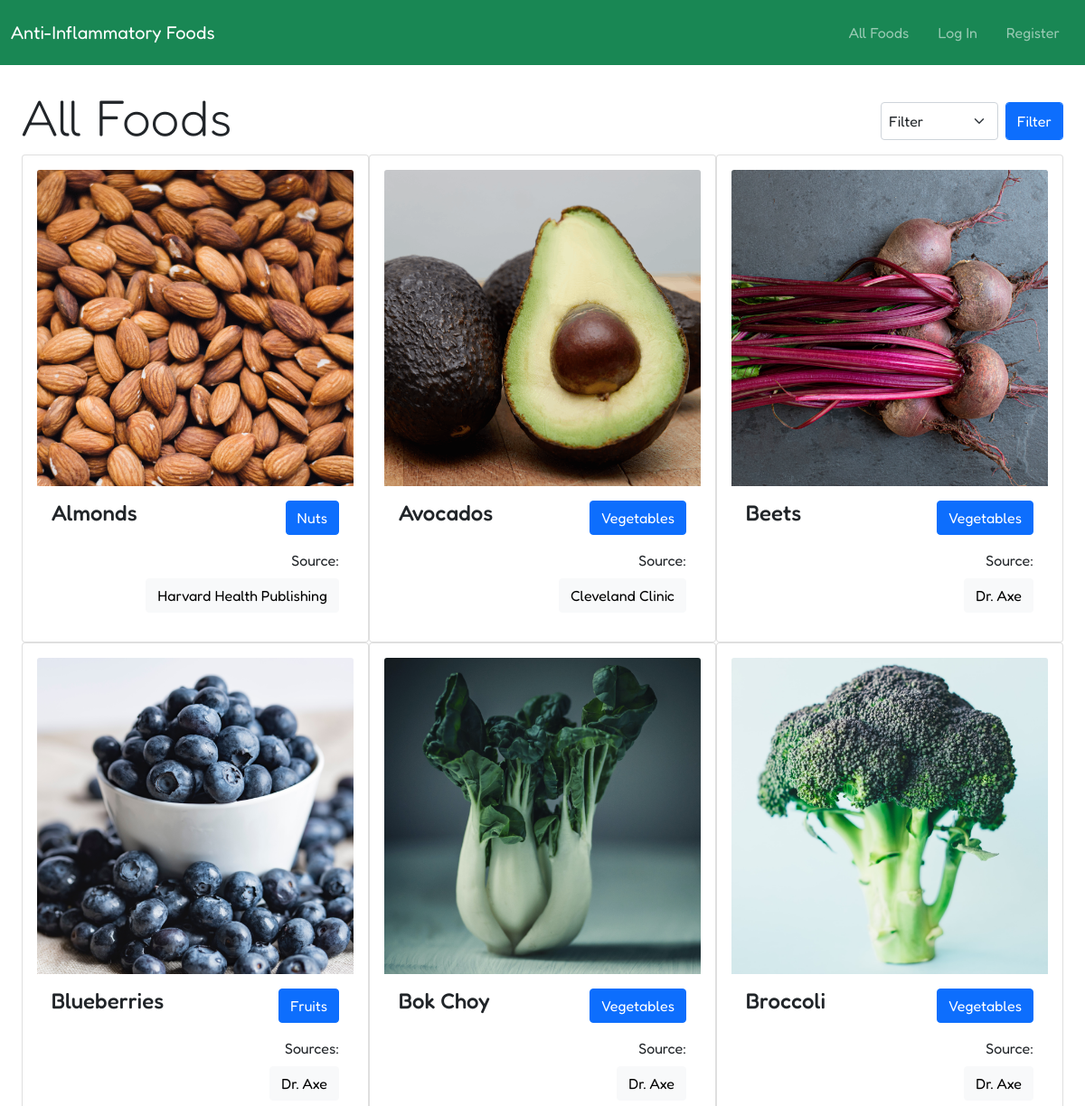
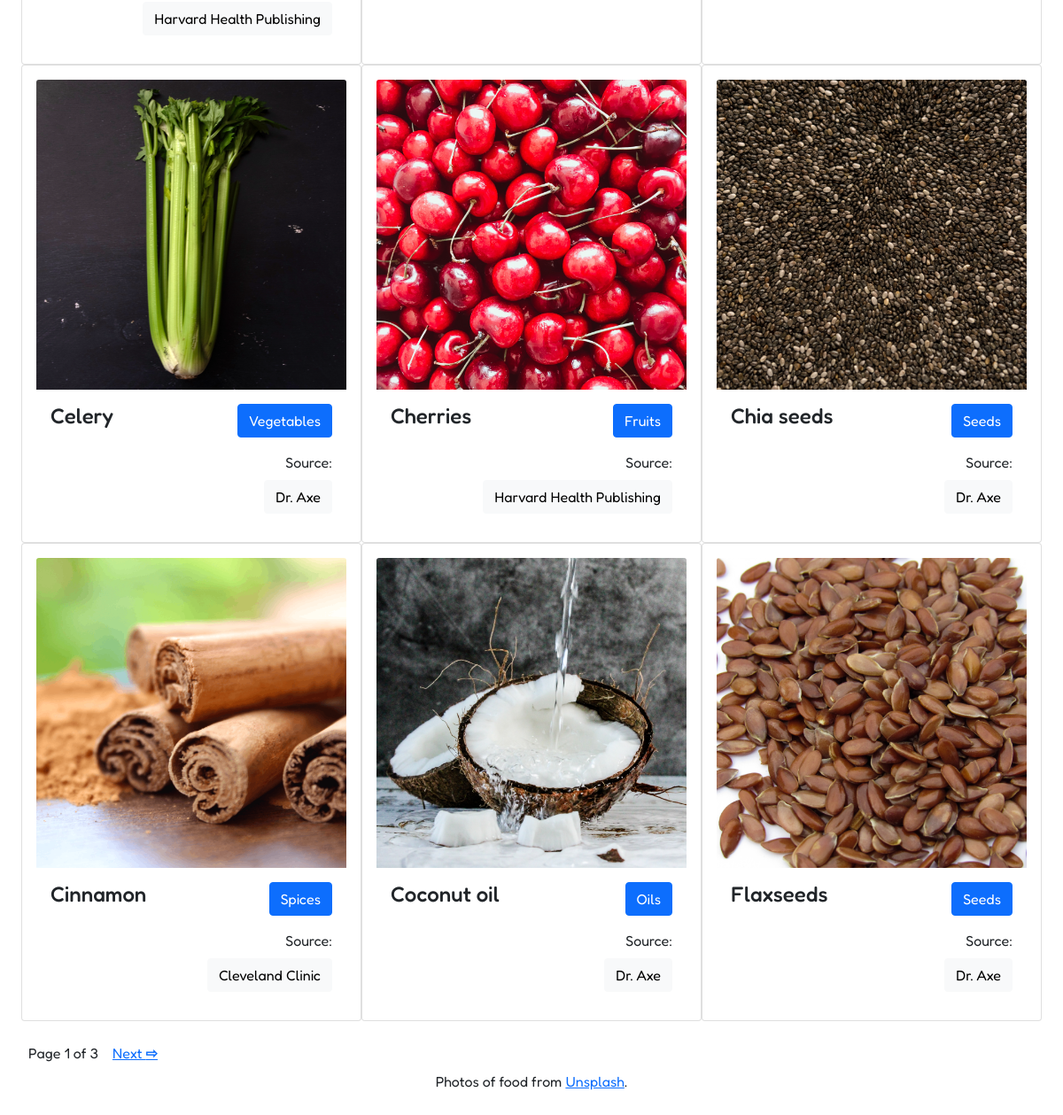
The page / on the database its author committed (2 pictures, top to bottom).
### list/models.py (models this page shows, shortened)
class Food(models.Model):
  id = models.AutoField(primary_key=True)
  name = models.CharField(max_length=100, unique=True)
  category = models.ManyToManyField('Category', related_name='foods')
  source = models.ManyToManyField('Source', related_name='foods')
  in_moderation = models.BooleanField(default=False)

class Category(models.Model):
  id = models.AutoField(primary_key=True)
  name = models.CharField(max_length=100, unique=True)

class Source(models.Model):
  id = models.AutoField(primary_key=True)
  name = models.CharField(max_length=100, unique=True)
  url = models.CharField(max_length=200, default="")

### list/views.py (the view, shortened to what this page needs)
# urls.py: path('', views.index, name='index'),
def index(request):
    if request.user.is_authenticated:
        active_user = User.objects.get(username=request.user)
        if List.objects.filter(user=active_user).count() == 0:
            foods = Food.objects.all().order_by("name")
        else:
            to_exclude = List.objects.get(user=active_user)
            foods = Food.objects.exclude(id__in=to_exclude.foods.all()).order_by("name")
    else:
        foods = Food.objects.all().order_by("name")
    categories = Category.objects.all()
    sources = Source.objects.all()
    category_name = ""
    paginator = Paginator(foods, 12)
    page_num = request.GET.get("page")
    page_obj = paginator.get_page(page_num)
    return render(request, "list/index.html", {
        "foods": page_obj,
        "foods_count": foods.count(),
        "categories": categories,
        "category": category_name,
        "sources": sources,
    })

### list/templates/list/index.html (shortened to what this page needs)
{% extends "list/layout.html" %}
{% load static %}
{% block body %}
  <div class="d-flex flex-column flex-sm-row align-items-center justify-content-between">
    {% if category %}
      <h1 class="display-4">{{ category }}</h1>
    {% else %}
      <h1 class="display-4">All Foods</h1>
    {% endif %}
    <form action="{% url 'index' %}" method="get" class="d-flex" style="width:210px;">
      <select name="filter" class="form-select p-2 m-2 form-control" aria-label="Filter by categoy">
        <option selected>Filter</option>
      </select>
      <input type="submit" value="Filter" class="btn btn-primary form-control mt-2 mb-2" style="width:80px;"/>
    </form>
  </div>
  <div class="d-flex flex-wrap">
    {% for food in foods %}
      <div class="card col-12 col-md-6 col-xl-4 col-xxl-3 p-3" data-food-id="{{ food.id }}">
        <img src="{% static 'images/' %}{{ food.id }}.png" alt="{{ food.name }}" class="card-img-top">
        <div class="card-body">
          <div class="d-flex justify-content-between">
            <h4 class="card-title">{{ food.name }}</h4>
            <a class="btn btn-primary" href="/?filter={{ food.category.first.id }}">{{ food.category.first.name }}</a>
          </div>
          <div class="mt-3">
            <div class="float-end d-flex justify-content-end flex-column">
              <span class="card-text text-end ml-2">
                {% if food.source.all.count > 1 %}
                  Sources:
                {% else %}
                  Source:
                {% endif %}
              </span>
              {% for source in food.source.all.values %}
                <div class="mt-2 d-flex justify-content-end">
                  <a href="{{ source.url }}" class="btn btn-light" target="_blank">{{ source.name }}</a>
                </div>
              {% endfor %}
            </div>
          </div>
        </div>
      </div>
    {% endfor %}
  </div>
  <div class="pagination mt-3">
    {% if foods_count > 12 %}
    <span class="m-2">
        Page {{ foods.number }} of {{ foods.paginator.num_pages }}
    </span>
    {% endif %}
    {% if foods.has_next %}
        <a id="next" href="?page={{ foods.next_page_number }}" class="m-2">Next <span style="font-weight:700;">&#8680;</span></a>
    {% endif %}
  </div>
  <div class="text-center">
    <p>Photos of food from <a href="https://unsplash.com/" target="_blank">Unsplash</a>.</p>
  </div>
{% endblock %}

### list/templates/list/layout.html (shortened to what this page needs)
{% load static %}
<!DOCTYPE html>
<html lang="en">
  <head>
    <link href="https://cdn.jsdelivr.net/npm/bootstrap@5.1.3/dist/css/bootstrap.min.css" rel="stylesheet">
  </head>
  <body class="d-flex flex-column justify-content-center mb-4">
    <nav class="navbar navbar-expand-lg navbar-dark bg-success">
      <div class="container-fluid">
        <div class="navbar-header">
          <div class="d-flex justify-content-between align-items-center">
            <a class="navbar-brand" href="{% url 'index' %}">Anti-Inflammatory Foods</a>
          </div>
        </div>
        <div>
          <ul class="navbar-nav">
            <li class="nav-item">
              <a class="nav-link p-1 p-lg-3" href="{% url 'index' %}">All Foods</a>
            </li>
            {% if request.user.is_authenticated %}
            <li class="nav-item">
              <a class="nav-link p-1 p-lg-3" href="{% url 'list' %}">My List</a>
            </li>
            <li class="nav-item">
              <a class="nav-link p-1 p-lg-3" href="{% url 'logout' %}">Log Out</a>
            </li>
            {% else %}
            <li class="nav-item">
              <a class="nav-link p-1 p-lg-3" href="{% url 'login' %}">Log In</a>
            </li>
            <li class="nav-item">
              <a class="nav-link p-1 p-lg-3" href="{% url 'register' %}">Register</a>
            </li>
            {% endif %}
          </ul>
        </div>
      </div>
    </nav>
    <div class="m-4 d-flex flex-column justify-content-center">{% block body %} {% endblock %}</div>
  </body>
</html>

### list/templates/list/layout.html (style rules this page uses)
body { font-family: 'Fredoka', sans-serif; }

### rows shown on the page
Food: shows a picture, name "Almonds", category.first.name "Nuts", shows "Source:"
Source: name "Harvard Health Publishing"
Food: shows a picture, name "Avocados", category.first.name "Vegetables", shows "Source:"
Source: name "Cleveland Clinic"
Food: shows a picture, name "Beets", category.first.name "Vegetables", shows "Source:"
Source: name "Dr. Axe"
Food: shows a picture, name "Blueberries", category.first.name "Fruits", shows "Sources:"
Food: shows a picture, name "Bok Choy", category.first.name "Vegetables", shows "Source:"
Food: shows a picture, name "Broccoli", category.first.name "Vegetables", shows "Source:"
Food: shows a picture, name "Celery", category.first.name "Vegetables", shows "Source:"
Food: shows a picture, name "Cherries", category.first.name "Fruits", shows "Source:"
Food: shows a picture, name "Chia seeds", category.first.name "Seeds", shows "Source:"
Food: shows a picture, name "Cinnamon", category.first.name "Spices", shows "Source:"
Food: shows a picture, name "Coconut oil", category.first.name "Oils", shows "Source:"
Food: shows a picture, name "Flaxseeds", category.first.name "Seeds", shows "Source:"

### other values the page prints
{{ foods.number }} "1"
{{ foods.paginator.num_pages }} "3"
